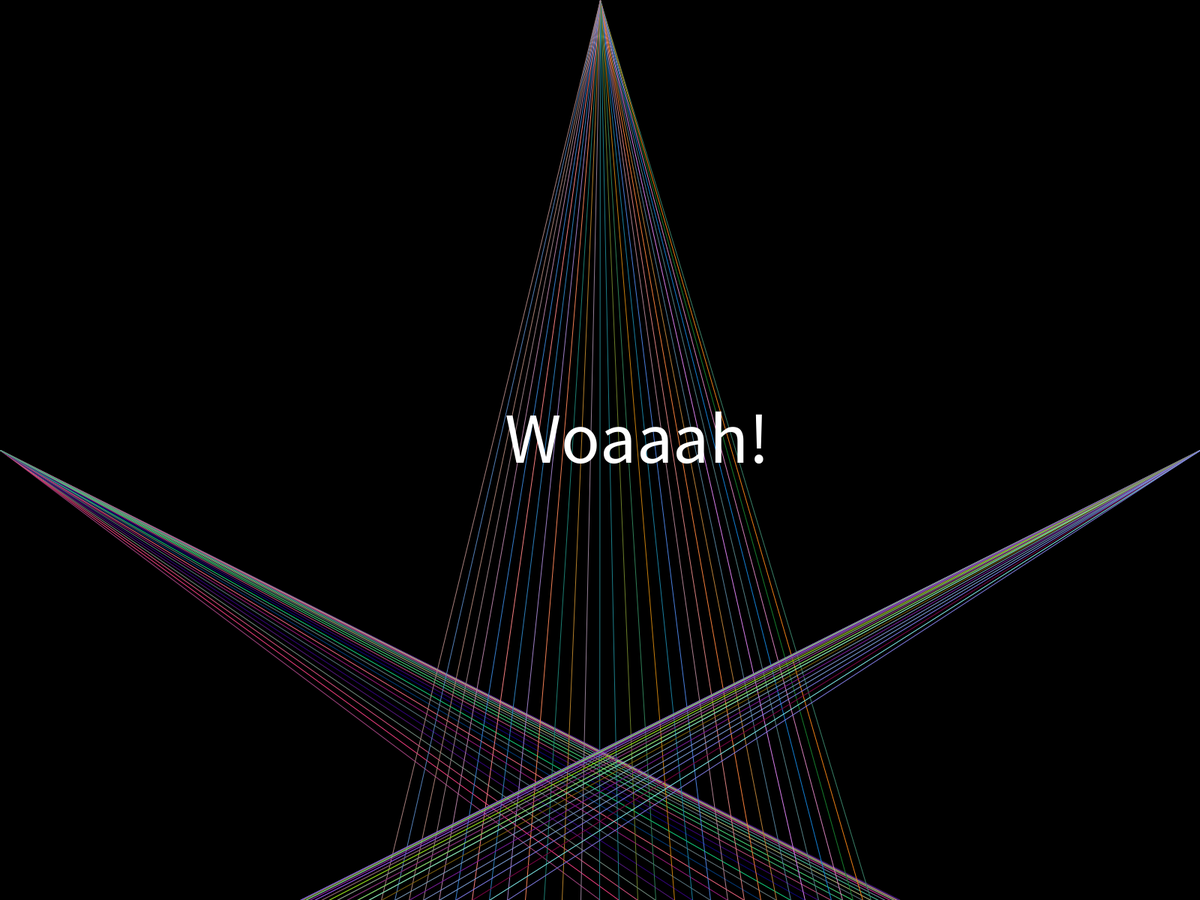
Frame 1 (no input)
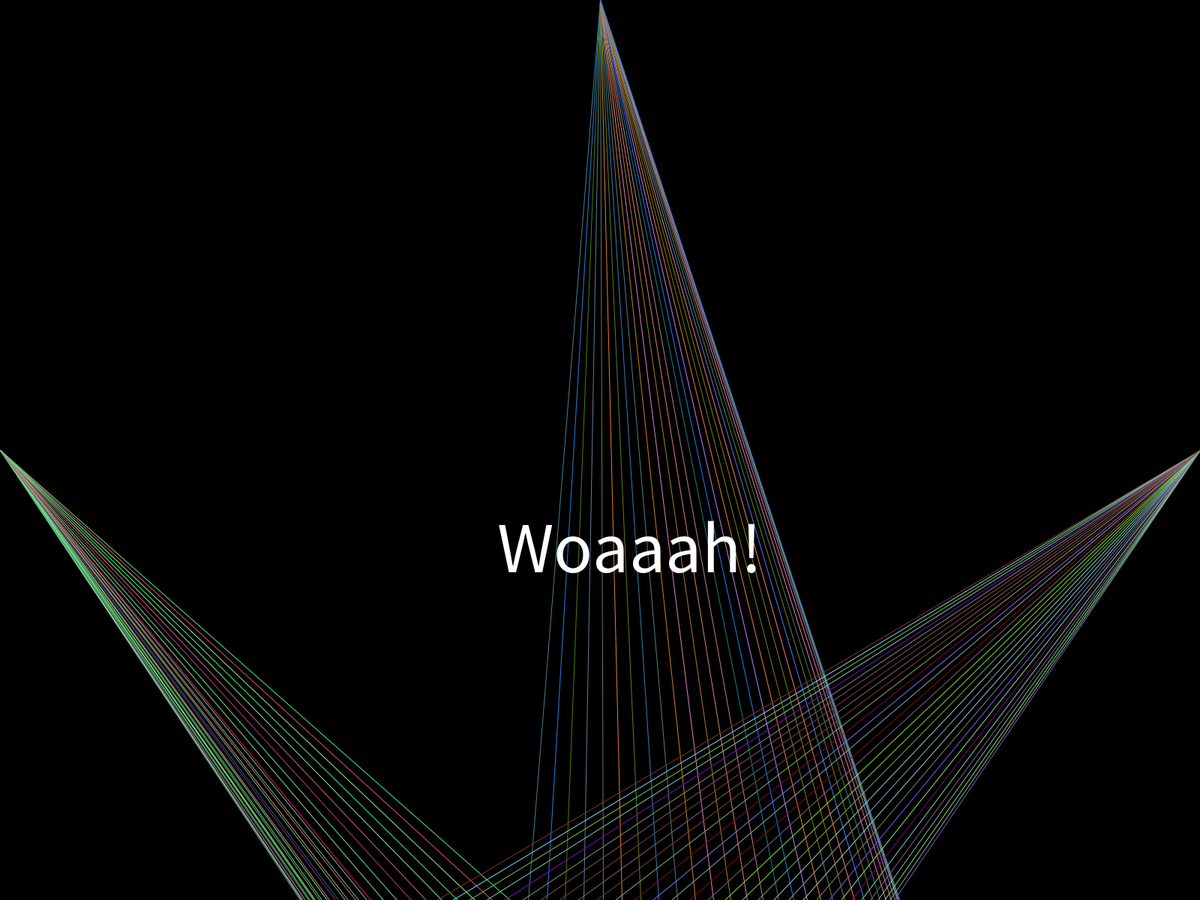
Frame 60 (the mouse pressed at the canvas centre just before this capture)
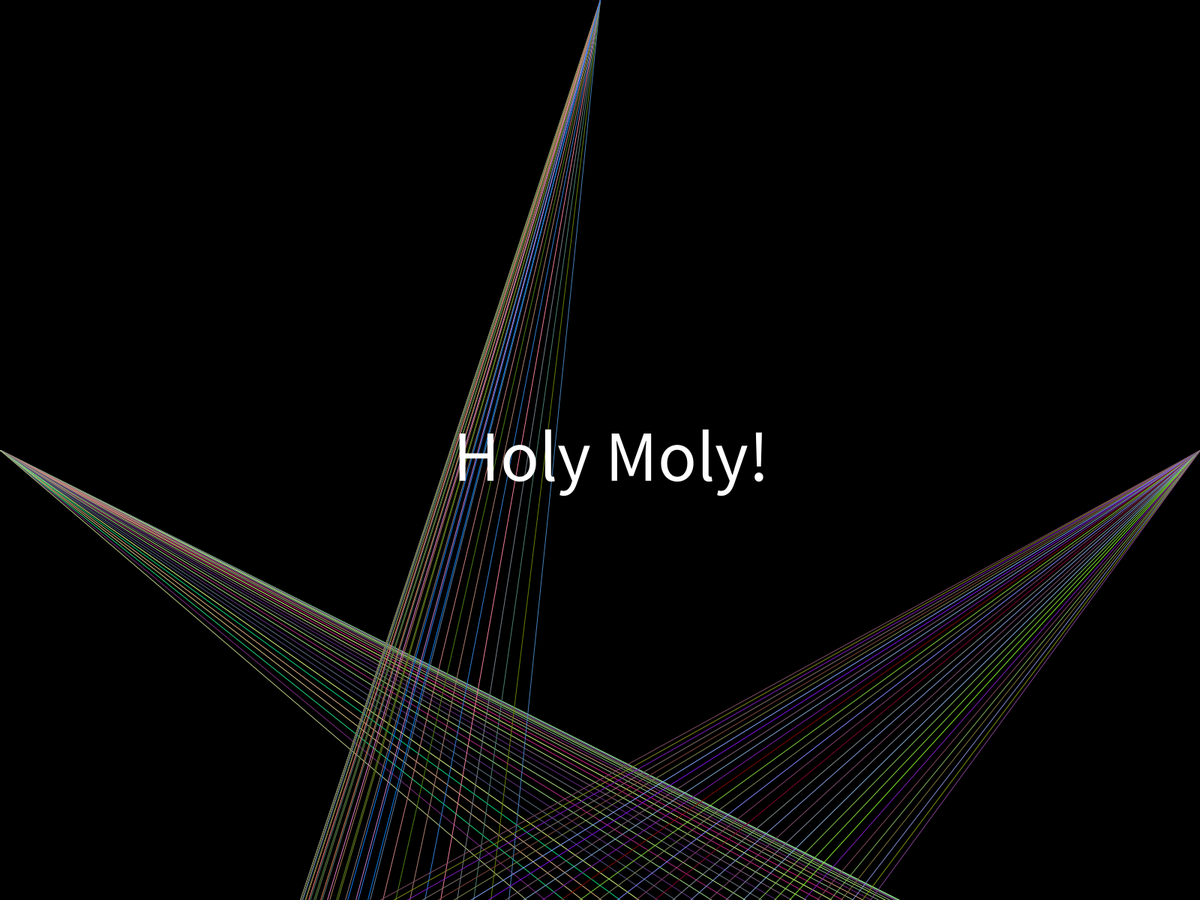
Frame 120 (the mouse held since frame 60 and released just before this capture)

The Processing sketch that drew these frames (run headless with seeded random() and noise(); from frame 60 on, the mouse is pressed at the canvas centre):

// Processing sketch: laser
// ── laser.pde
void setup(){
  fullScreen();
  background(0,0,0);
  frameRate(15);
}

// void draw(){
//   background(0,0,0);
//   stroke(mouseX,0,mouseY);
//   line(mouseX, mouseY, 250, 250);
// }


float a = 0.0;

// TW0_PI -> doppelte Wert von PI
float inc = TWO_PI/width;

void draw(){

  background(0,0,0);

  for(int i = 0; i < 255; i=i+8){
    stroke(random(255),random(255),127);
    line(0, height/2, (width/2)+sin(a)*400, height);
    a = a + inc;
  }

  for(int g = 0; g < 255; g=g+8){
    stroke(random(255),127,random(255));
    line(width/2, 0, (width/2)+sin(a)*400, height);
    a = a + inc;
  }

  for(int d = 0; d < 255; d=d+8){
    stroke(127,random(255),random(255));
    line(width, height/2, (width/2)+sin(a)*400, height);
    a = a + inc;
  }
  textAlign(CENTER);
  textSize(96);
  // text("Woaaah!", (width/2)+random(width/30), (height/2)+random(height/5));

  if(mousePressed){
    text("Holy Moly!", (width/2)+random(width/30), (height/2)+random(height/5));
  }else{
    text("Woaaah!", (width/2)+random(width/30), (height/2)+random(height/5));
  }
}
